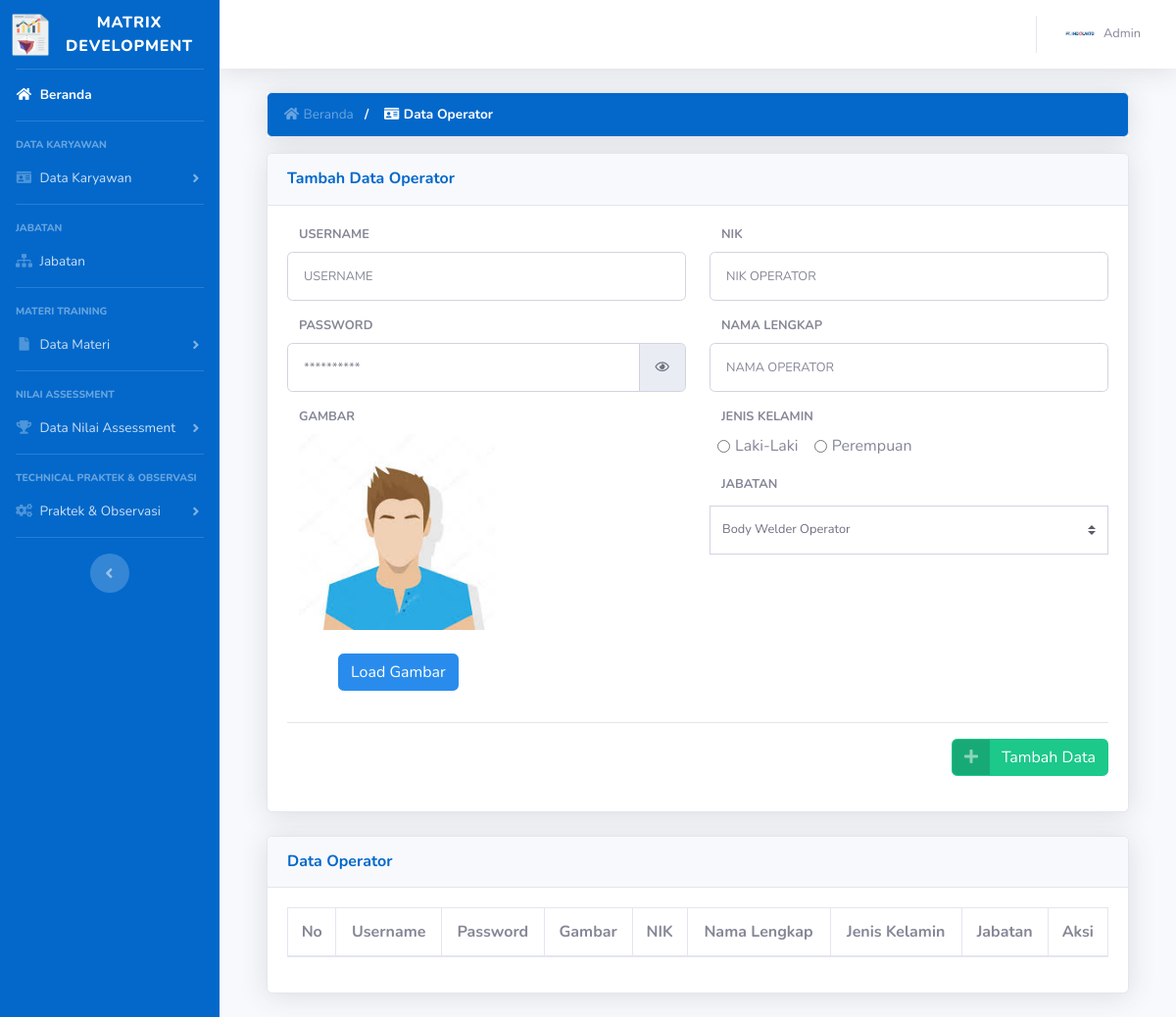
The app's page /module/index.php?module=dataOperator (signed in) with its own data.
### tables this page shows
CREATE TABLE `tabel_admin` (
  `id_admin` int(30) NOT NULL,
  `id_user` int(11) NOT NULL,
  `id_jabatan` int(11) NOT NULL,
  `nama` varchar(50) NOT NULL,
  `nik` int(20) NOT NULL,
  `foto` text NOT NULL,
  `jenis_kelamin` enum('Laki-Laki','Perempuan') NOT NULL,
  `waktu_tambah` datetime NOT NULL,
  `waktu_edit` datetime NOT NULL
);

### module/admin/dataKaryawan/dataOperator.php (the view, shortened to what the rows shown need)
<body onload="setupOperator2();">
    <div class="container-fluid" id="dataKaryawan" onload="setupOperator2();">
        <div class="card shadow mb-4">
            <div class="card-body">
                <div class="table-responsive">
                    <table class="table table-bordered" id="dataTable" width="100%" cellspacing="0">
                        <thead>
                            <tr class="text-center">
                                <th>No</th>
                                <th>Username</th>
                                <th>Password</th>
                                <th>Gambar</th>
                                <th>NIK</th>
                                <th>Nama Lengkap</th>
                                <th>Jenis Kelamin</th>
                                <th>Jabatan</th>
                                <th>Aksi</th>
                            </tr>
                        </thead>
                    </table>
                </div>
            </div>
        </div>
    </div>
</body>

### module/index.php (shortened to what the rows shown need)
<?php
  include "../process/proses_modalPengaturan.php";
  if (isset($_SESSION["id"])) {
    $level = $_SESSION['level'];
    $idUser = $_SESSION['id'];
  }
  else {
    $message = "Login terlebih dahulu!";
    echo ("<script LANGUAGE='JavaScript'>
      window.alert('$message');
      window.location.href='../';
      </script>");
  }
?>
<?php
  switch ($level) {
    case 'admin':
      $queryUser = "SELECT a.*, b.* FROM tabel_user a, tabel_admin b WHERE a.id_user=$idUser and a.id_user=b.id_user";
      $resultUser = mysqli_query($con, $queryUser);
      $rowUser = mysqli_fetch_assoc($resultUser);
      $namaUser = $rowUser["nama"];
      break;
  }
?>
<!DOCTYPE html>
<html lang="en">
  <head>
    <?php
      include "../config/styles.php";
    ?>
  </head>
  <body id="home">
    <div id="wrapper">
    <div id="content-wrapper" class="d-flex flex-column">
      <div id="content">
        <nav class="navbar navbar-expand navbar-light bg-white topbar mb-4 static-top shadow">
          <ul class="navbar-nav ml-auto">
            <li class="nav-item dropdown no-arrow">
              <a class="nav-link dropdown-toggle" href="#" id="userDropdown" role="button" data-toggle="dropdown" aria-haspopup="true" aria-expanded="false">
               <img class="mr-2 img-profile rounded-circle" src="../attachment/img/<?php echo ($rowUser['foto'] == null) ? 'avatar.jpeg' : $rowUser['foto']; ?>">
               <span class="mr-2 d-none d-lg-inline text-gray-600 small"><?php echo ($namaUser); ?></span>
              </a>
            </li>
          </ul>
        </nav>
        <div class="container-fluid">
            <?php
              $module = $_GET['module'];
              if ($level == "operator"){
                switch ($module){
                  case "home":
                    include "operator/home.php";
                    break;
                  case "safetyTable":
                    include "operator/safety/safetyTable.php";
                    break;
                  case "generalHrdTable":
                    include "operator/generalHrd/generalHrdTable.php";
                    break;
                  case "qualityTable":
                    include "operator/quality/qualityTable.php";
                    break;
                  case "technicalNilaiObservasi":
                    include "operator/technical/technicalScoreObservasi.php";
                    break;
                  case "technicalNilaiOnlineTraining":
                    include "operator/technical/technicalOnlineTable.php";
                    break;
                  case "technicalNilaiPraktek":
                    include "operator/technical/technicalScorePraktek.php";
                    break;
                  case "materiSafety":
                    include "operator/materiOperator/materiSafety.php";
                    break;
                  case "materiGeneralHrd":
                    include "operator/materiOperator/materiGeneralHrd.php";
                    break;
                  case "materiQuality":
                    include "operator/materiOperator/materiQuality.php";
                    break;
                  case "materiTechnical":
                    include "operator/materiOperator/materiTechnical.php";
                    break;
                  default:
                    include "404.php";
                }
              } else if ($level == "admin"){
                switch ($module){
                  case "dataOperator":
                    include "admin/dataKaryawan/dataOperator.php";
                    break;
                }
              }
            ?>
        </div>
      </div>
    </div>
  </div>
  </body>
</html>

### records on screen
tabel_admin: foto (picture), nama "Admin"

### other values on screen
form field jabatanOperatorAdmin "Body Welder Operator"
